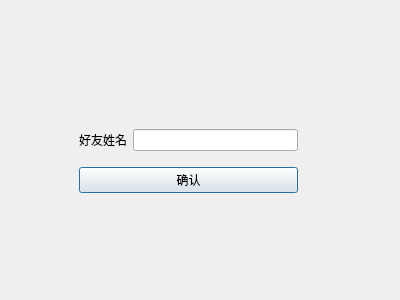
<?xml version="1.0" encoding="UTF-8"?>
<ui version="4.0">
 <class>addfriend</class>
 <widget class="QDialog" name="addfriend">
  <property name="geometry">
   <rect>
    <x>0</x>
    <y>0</y>
    <width>400</width>
    <height>300</height>
   </rect>
  </property>
  <property name="windowTitle">
   <string>Dialog</string>
  </property>
  <widget class="QWidget" name="widget" native="true">
   <property name="geometry">
    <rect>
     <x>9</x>
     <y>9</y>
     <width>381</width>
     <height>281</height>
    </rect>
   </property>
   <widget class="QWidget" name="">
    <property name="geometry">
     <rect>
      <x>70</x>
      <y>110</y>
      <width>219</width>
      <height>86</height>
     </rect>
    </property>
    <layout class="QVBoxLayout" name="verticalLayout">
     <item>
      <layout class="QHBoxLayout" name="horizontalLayout">
       <item>
        <widget class="QLabel" name="friendname">
         <property name="text">
          <string>好友姓名</string>
         </property>
        </widget>
       </item>
       <item>
        <widget class="QLineEdit" name="lineEdit"/>
       </item>
      </layout>
     </item>
     <item>
      <widget class="QPushButton" name="pushButton">
       <property name="text">
        <string>确认</string>
       </property>
      </widget>
     </item>
    </layout>
   </widget>
  </widget>
 </widget>
 <resources/>
 <connections/>
</ui>
